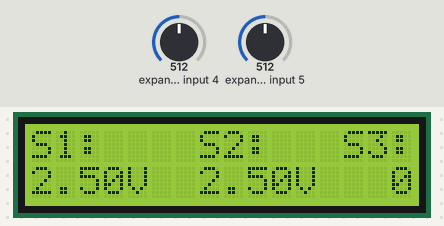
Simulated run of this program. Board: ATmega328P, built with avr-gcc and emulated at 16 MHz. On the bench: 16×2 character LCD. Wiring (inferred from the names in the program): character LCD (HD44780): RS PB3; E PB2; data PB1, PB0, PD7, PD6, PD2, PD3, PD4, PD5. The inputs (shaded band) are chosen by the test bench; at power-on: expander input 4 = 512, expander input 5 = 512. What the program prints to the serial monitor is not drawn.

Above: at 1.2 s.
1.3 s: expander input 4 set to 716
At 2.6 s:
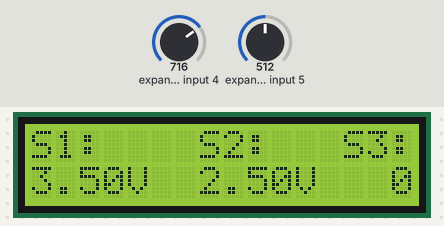
2.9 s: expander input 5 set to 716
At 3.8 s:
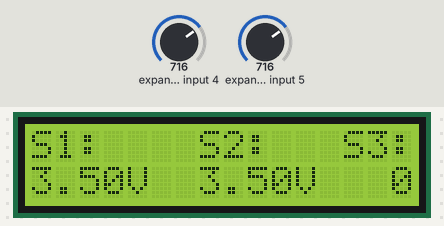
4.4 s: expander input 4 set to 900
At 4.9 s:
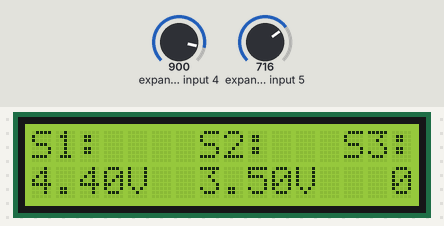
5.9 s: expander input 5 set to 900
At 7.1 s:
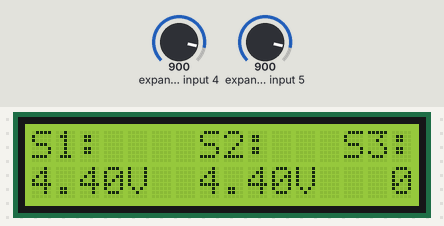
7.4 s: expander input 4 set to 1009
At 8.2 s:
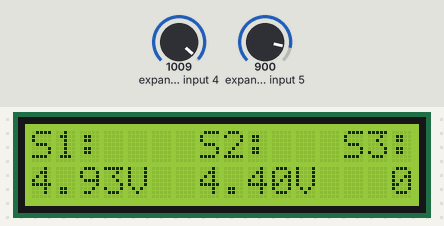
8.9 s: expander input 5 set to 1009
At 10.4 s:
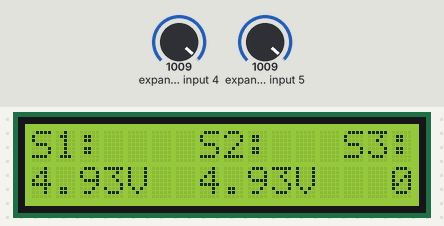
Timing chart, 0 to 11.4 s (numbered marks = the images above; inputs shaded):
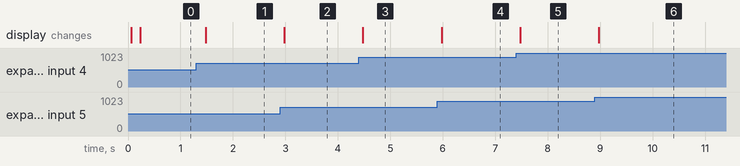

Measured:
- after the input at 1.3 s, the display: changes after 0.19 s (image 1)
- after the input at 2.9 s, the display: changes after 0.08 s (image 2)
- after the input at 4.4 s, the display: changes after 0.08 s (image 3)
- after the input at 5.9 s, the display: changes after 0.08 s (image 4)
- after the input at 7.4 s, the display: changes after 0.07 s (image 5)
- after the input at 8.9 s, the display: changes after 0.07 s (image 6)

The program:

main.c
```c
/*
 * POST-LAB 2.c
 *
 * Created: 19/07/2025 20:32:22
 * Author : Luis Sactic
 */

#define F_CPU 16000000UL
#include <avr/io.h>
#include <util/delay.h>
#include <stdlib.h>
#include <stdio.h>
#include <math.h>
#include <avr/interrupt.h>
#include "ADC/ADC.h"
#include "UART/UART.h"

// Configuración LCD
#define LCD_RS PB3
#define LCD_EN PB2
#define LCD_D0 PB1
#define LCD_D1 PB0
#define LCD_D2 PD7
#define LCD_D3 PD6
#define LCD_D4 PD2
#define LCD_D5 PD3
#define LCD_D6 PD4
#define LCD_D7 PD5

#define ADC_MAX 1023.0
#define V_REF 5.0
#define ZERO_THRESHOLD 12
#define NOISE_THRESHOLD 0.12

// Variables globales
volatile int16_t counter = 0;  // Contador con signo para S3

// Prototipos de funciones LCD
void LCD_Init();
void LCD_Cmd(uint8_t cmd);
void LCD_Data(uint8_t data);
void LCD_String(const char *str);
void LCD_SetCursor(uint8_t x, uint8_t y);
void LCD_Clear();
void displayVoltage(uint16_t adc_value, uint8_t x, uint8_t y);
void forceZeroIfNeeded(uint16_t* adc_value, uint8_t channel);
void displayCounter(int16_t count, uint8_t x, uint8_t y);
void processSerialCommand(char cmd);
void printVoltagesToSerial(uint16_t val1, uint16_t val2);

int main(void) {
    // Configuración inicial
    DDRB |= (1 << PB0); // Backlight
    PORTB |= (1 << PB0);

    // Inicializar LCD
    LCD_Init();
    _delay_ms(100);
    LCD_Clear();

    // Inicializar ADC
    ADC_Init();

    // Inicializar comunicación serial
    UART_Init(103); // 9600 baudios para 16MHz

    // Habilitar interrupciones globales
    sei();

    LCD_SetCursor(0, 0);
    LCD_String("S1:    S2:   S3:");

    // Variable para controlar la primera impresión en consola
    uint8_t first_print = 1;

    while(1) {
        // Leer potenciómetros
        uint16_t val1 = ADC_Read(6);
        uint16_t val2 = ADC_Read(7);

        forceZeroIfNeeded(&val1, 6);
        forceZeroIfNeeded(&val2, 7);

        displayVoltage(val1, 0, 1);
        displayVoltage(val2, 7, 1);

        // Mostrar contador (posición 13,1 con 3 caracteres de ancho)
        displayCounter(counter, 13, 1);

        // Procesar comandos seriales
        if(serial_data_ready) {
            processSerialCommand(serial_command);
            serial_data_ready = 0;
        }

        // Mostrar en consola (en la misma línea)
        if(first_print) {
            // Primera vez: imprimir normalmente
            UART_Transmit('\r');
            UART_Transmit('\n');
            printVoltagesToSerial(val1, val2);
            first_print = 0;
        } else {
            // Actualizaciones: sobreescribir la misma línea
            UART_Transmit('\r');
            printVoltagesToSerial(val1, val2);
        }

        _delay_ms(200);
    }
}

// Funciones LCD
void LCD_Init() {
    DDRB |= (1 << LCD_D0) | (1 << LCD_D1) | (1 << LCD_RS) | (1 << LCD_EN);
    DDRD |= (1 << LCD_D2) | (1 << LCD_D3) | (1 << LCD_D4) | (1 << LCD_D5) | (1 << LCD_D6) | (1 << LCD_D7);

    _delay_ms(50);
    LCD_Cmd(0x38);
    _delay_us(4500);
    LCD_Cmd(0x38);
    _delay_us(4500);
    LCD_Cmd(0x38);
    _delay_us(150);

    LCD_Cmd(0x0C);
    LCD_Cmd(0x06);
    LCD_Cmd(0x01);
    _delay_ms(5);
}

void LCD_Cmd(uint8_t cmd) {
    PORTB = (PORTB & ~((1 << LCD_D0) | (1 << LCD_D1))) |
    ((cmd & 0x01) << LCD_D0) | ((cmd & 0x02) ? (1 << LCD_D1) : 0);

    PORTD = (PORTD & ~((1 << LCD_D2) | (1 << LCD_D3))) |
    ((cmd & 0x04) ? (1 << LCD_D2) : 0) | ((cmd & 0x08) ? (1 << LCD_D3) : 0);

    PORTD = (PORTD & ~((1 << LCD_D4) | (1 << LCD_D5) | (1 << LCD_D6) | (1 << LCD_D7))) |
    ((cmd & 0x10) ? (1 << LCD_D4) : 0) | ((cmd & 0x20) ? (1 << LCD_D5) : 0) |
    ((cmd & 0x40) ? (1 << LCD_D6) : 0) | ((cmd & 0x80) ? (1 << LCD_D7) : 0);

    PORTB &= ~(1 << LCD_RS);
    PORTB |= (1 << LCD_EN);
    _delay_us(1);
    PORTB &= ~(1 << LCD_EN);
    _delay_ms(2);
}

void LCD_Data(uint8_t data) {
    PORTB = (PORTB & ~((1 << LCD_D0) | (1 << LCD_D1))) |
    ((data & 0x01) << LCD_D0) | ((data & 0x02) ? (1 << LCD_D1) : 0);

    PORTD = (PORTD & ~((1 << LCD_D2) | (1 << LCD_D3))) |
    ((data & 0x04) ? (1 << LCD_D2) : 0) | ((data & 0x08) ? (1 << LCD_D3) : 0);

    PORTD = (PORTD & ~((1 << LCD_D4) | (1 << LCD_D5) | (1 << LCD_D6) | (1 << LCD_D7))) |
    ((data & 0x10) ? (1 << LCD_D4) : 0) | ((data & 0x20) ? (1 << LCD_D5) : 0) |
    ((data & 0x40) ? (1 << LCD_D6) : 0) | ((data & 0x80) ? (1 << LCD_D7) : 0);

    PORTB |= (1 << LCD_RS);
    PORTB |= (1 << LCD_EN);
    _delay_us(1);
    PORTB &= ~(1 << LCD_EN);
    _delay_us(100);
}

void LCD_String(const char *str) {
    while(*str) LCD_Data(*str++);
}

void LCD_SetCursor(uint8_t x, uint8_t y) {
    uint8_t addr = (y == 0) ? 0x80 + x : 0xC0 + x;
    LCD_Cmd(addr);
}

void LCD_Clear() {
    LCD_Cmd(0x01);
    _delay_ms(5);
}

// Funciones de ayuda
void displayVoltage(uint16_t adc_value, uint8_t x, uint8_t y) {
    char buffer[10];
    float voltage;

    // Manejo especial de los extremos
    if(adc_value == 0) {
        voltage = 0.0;
    }
    else if(adc_value >= 1018) { // Límite ajustado para 5.00V
        voltage = V_REF;
    }
    else {
        // Cálculo lineal con ajuste para el offset observado
        voltage = (adc_value * V_REF) / ADC_MAX;

        // Compensación para el offset de ~0.12V
        if(voltage < NOISE_THRESHOLD) {
            float compensation = (NOISE_THRESHOLD - voltage) * 1.2;
            voltage = (voltage > compensation) ? (voltage - compensation) : 0.0;
        }
    }

    // Redondeo a dos decimales con protección
    voltage = roundf(voltage * 100) / 100;
    if(voltage < 0.01) voltage = 0.0; // Forzar cero real

    // Formateo seguro
    uint16_t volts = (uint16_t)voltage;
    uint16_t cents = (uint16_t)((voltage - volts) * 100 + 0.5);

    // Corrección por redondeo
    if(cents >= 100) {
        cents = 0;
        volts++;
    }

    buffer[0] = volts + '0';
    buffer[1] = '.';
    buffer[2] = (cents / 10) + '0';
    buffer[3] = (cents % 10) + '0';
    buffer[4] = 'V';
    buffer[5] = '\0';

    LCD_SetCursor(x, y);
    LCD_String(buffer);
}

void forceZeroIfNeeded(uint16_t* adc_value, uint8_t channel) {
    if(*adc_value > ZERO_THRESHOLD) return;

    // Si está cerca de cero, hacer una verificación más estricta
    uint16_t strict_zero_count = 0;
    for(uint8_t i = 0; i < 10; i++) {
        ADMUX = (1 << REFS0) | (channel & 0x07);
        ADCSRA |= (1 << ADSC);
        while(ADCSRA & (1 << ADSC));
        if(ADC <= (ZERO_THRESHOLD/2)) strict_zero_count++;
        _delay_us(50);
    }

    // Si al menos 8 de 10 lecturas están muy cerca de cero
    if(strict_zero_count >= 8) {
        *adc_value = 0;
    }
}

void displayCounter(int16_t count, uint8_t x, uint8_t y) {
    char buffer[4]; // Suficiente para 3 dígitos + null terminator

    if(count < 0) {
        // Números negativos (-99 a -1)
        snprintf(buffer, sizeof(buffer), "%3d", count); // Formato: -X o -XX
    } else {
        // Números positivos y cero (0 a 999)
        snprintf(buffer, sizeof(buffer), "%3d", count); // Formato: XX o XXX
    }

    LCD_SetCursor(x, y);
    LCD_String(buffer);
}

void processSerialCommand(char cmd) {
    if(cmd == '+') {
        counter++;
        if(counter > 999) counter = 999;
    }
    else if(cmd == '-') {
        counter--;
        if(counter < -99) counter = -99;
    }
}

void printVoltagesToSerial(uint16_t val1, uint16_t val2) {
    char buffer[32];
    float voltage1, voltage2;

    // Calcular voltajes con el mismo método que en displayVoltage()
    if(val1 == 0) {
        voltage1 = 0.0;
    } else if(val1 >= 1018) {
        voltage1 = V_REF;
    } else {
        voltage1 = (val1 * V_REF) / ADC_MAX;
        if(voltage1 < NOISE_THRESHOLD) {
            float compensation = (NOISE_THRESHOLD - voltage1) * 1.2;
            voltage1 = (voltage1 > compensation) ? (voltage1 - compensation) : 0.0;
        }
    }

    if(val2 == 0) {
        voltage2 = 0.0;
    } else if(val2 >= 1018) {
        voltage2 = V_REF;
    } else {
        voltage2 = (val2 * V_REF) / ADC_MAX;
        if(voltage2 < NOISE_THRESHOLD) {
            float compensation = (NOISE_THRESHOLD - voltage2) * 1.2;
            voltage2 = (voltage2 > compensation) ? (voltage2 - compensation) : 0.0;
        }
    }

    // Formatear con 2 decimales
    int volts1 = (int)voltage1;
    int cents1 = (int)((voltage1 - volts1) * 100 + 0.5);
    int volts2 = (int)voltage2;
    int cents2 = (int)((voltage2 - volts2) * 100 + 0.5);

    // Construir cadena manualmente para evitar problemas con snprintf
    buffer[0] = 'S';
    buffer[1] = '1';
    buffer[2] = ':';
    buffer[3] = ' ';
    buffer[4] = volts1 + '0';
    buffer[5] = '.';
    buffer[6] = (cents1 / 10) + '0';
    buffer[7] = (cents1 % 10) + '0';
    buffer[8] = 'V';
    buffer[9] = ' ';
    buffer[10] = ' ';
    buffer[11] = ' ';
    buffer[12] = ' ';
    buffer[13] = 'S';
    buffer[14] = '2';
    buffer[15] = ':';
    buffer[16] = ' ';
    buffer[17] = volts2 + '0';
    buffer[18] = '.';
    buffer[19] = (cents2 / 10) + '0';
    buffer[20] = (cents2 % 10) + '0';
    buffer[21] = 'V';
    buffer[22] = '\0';

    // Enviar por serial
    for(uint8_t i = 0; buffer[i] != '\0'; i++) {
        UART_Transmit(buffer[i]);
    }
}
```

ADC.c
```c
/*
 * ADC.c
 *
 * Created: 18/07/2025 10:56:17
 *  Author: Luis Sactic
 */

#include "ADC.h"
#include <avr/io.h>

void ADC_Init() {
	// Configurar ADC
	ADCSRA = (1 << ADEN) | (1 << ADPS2) | (1 << ADPS1) | (1 << ADPS0); // Enable ADC, prescaler 128
}

uint16_t ADC_Read(uint8_t channel) {
	// Seleccionar canal y referencia AVcc
	ADMUX = (1 << REFS0) | (channel & 0x07);

	// Iniciar conversión
	ADCSRA |= (1 << ADSC);

	// Esperar fin de conversión
	while(ADCSRA & (1 << ADSC));

	return ADC;
}
```

ADC.h
```c
/*
 * ADC.h
 *
 * Created: 18/07/2025 10:56:27
 *  Author: Luis Sactic
 */


#ifndef ADC_H_
#define ADC_H_

#include <avr/io.h>

void ADC_Init();
uint16_t ADC_Read(uint8_t channel);

#endif /* ADC_H_ */
```

ADC.c
```c
/*
 * ADC.c
 *
 * Created: 24/07/2025 22:09:31
 *  Author: Luis Sactic
 */

#include "ADC.h"

void ADC_Init(void) {
	ADCSRA = (1 << ADEN) | (1 << ADPS2) | (1 << ADPS1) | (1 << ADPS0);
	ADMUX = (1 << REFS0);
}

uint16_t ADC_Read(uint8_t channel) {
	uint32_t sum = 0;

	for(uint8_t i = 0; i < NUM_SAMPLES; i++) {
		ADMUX = (1 << REFS0) | (channel & 0x07);
		ADCSRA |= (1 << ADSC);
		while(ADCSRA & (1 << ADSC));
		sum += ADC;
		_delay_us(50);
	}

	return sum / NUM_SAMPLES;
}
```

ADC.h
```c
/*
 * ADC.h
 *
 * Created: 24/07/2025 22:09:17
 *  Author: Luis Sactic
 */


#ifndef ADC_H_
#define ADC_H_

#include <avr/io.h>
#include <util/delay.h>

#define NUM_SAMPLES 64

void ADC_Init(void);
uint16_t ADC_Read(uint8_t channel);

#endif /* ADC_H_ */
```

UART.c
```c
/*
 * UART.c
 *
 * Created: 24/07/2025 22:10:06
 *  Author: Luis Sactic
 */

#include "UART.h"

// Variables globales para comunicación con main
volatile uint8_t serial_data_ready = 0;
volatile char serial_command = 0;

void UART_Init(uint16_t ubrr) {
	// Configurar baud rate
	UBRR0H = (uint8_t)(ubrr>>8);
	UBRR0L = (uint8_t)ubrr;

	// Habilitar receptor y transmisor + interrupción de recepción
	UCSR0B = (1<<RXEN0)|(1<<TXEN0)|(1<<RXCIE0);

	// Configurar formato: 8 bits de datos, 1 bit de parada
	UCSR0C = (1<<UCSZ01)|(1<<UCSZ00);
}

void UART_Transmit(char data) {
	// Esperar hasta que el buffer de transmisión esté vacío
	while(!(UCSR0A & (1<<UDRE0)));
	// Poner el dato en el buffer
	UDR0 = data;
}

char UART_Receive(void) {
	// Esperar hasta que exista un dato disponible
	while(!(UCSR0A & (1<<RXC0)));
	// Obtener y devolver el dato recibido
	return UDR0;
}

// Interrupción de recepción serial
ISR(USART_RX_vect) {
	serial_command = UDR0;
	serial_data_ready = 1;
}
```

UART.h
```c
/*
 * UART.h
 *
 * Created: 24/07/2025 22:09:55
 *  Author: Luis Sactic
 */


#ifndef UART_H_
#define UART_H_

#include <avr/io.h>
#include <avr/interrupt.h>

void UART_Init(uint16_t ubrr);
void UART_Transmit(char data);
char UART_Receive(void);

// Variable global para comunicación con main
extern volatile uint8_t serial_data_ready;
extern volatile char serial_command;

#endif /* UART_H_ */
```
